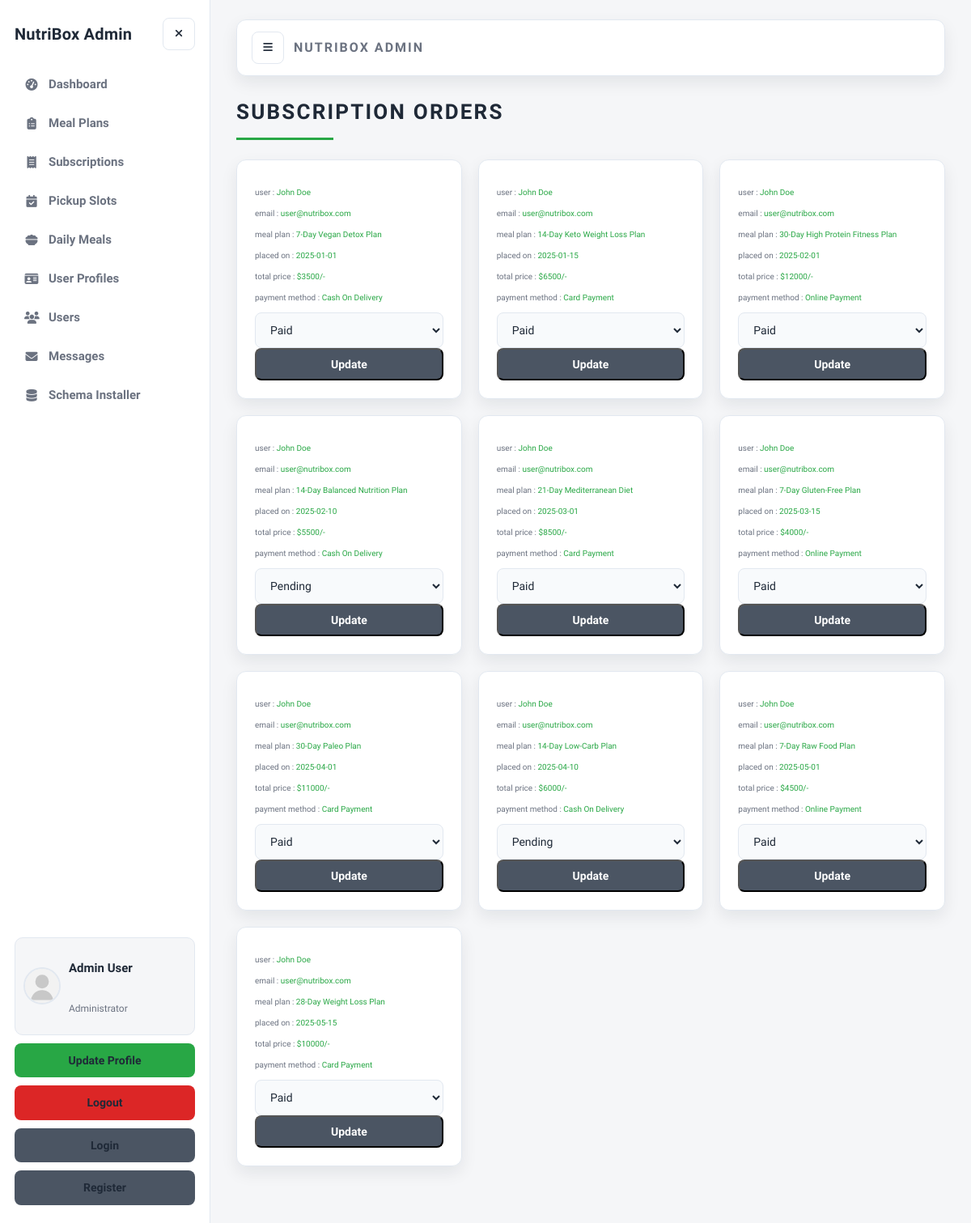
Page /admin/admin_orders.php (signed in) on the committed database.
### tables this page shows
CREATE TABLE IF NOT EXISTS users (
  id INT(100) NOT NULL AUTO_INCREMENT,
  name VARCHAR(100) NOT NULL,
  email VARCHAR(100) NOT NULL,
  password VARCHAR(255) NOT NULL,
  user_type VARCHAR(20) NOT NULL DEFAULT 'user',
  image VARCHAR(100) NOT NULL DEFAULT 'default-avatar.svg',
  PRIMARY KEY (id),
  UNIQUE KEY unique_email (email)
);

CREATE TABLE IF NOT EXISTS subscription_orders (
  id INT(100) NOT NULL AUTO_INCREMENT,
  user_id INT(100) NOT NULL,
  meal_plan_id INT(100) NOT NULL,
  plan_summary VARCHAR(1000) NOT NULL,
  total_price INT(100) NOT NULL,
  payment_method VARCHAR(50) NOT NULL,
  placed_on DATE NOT NULL,
  payment_status VARCHAR(20) NOT NULL DEFAULT 'Paid',
  PRIMARY KEY (id),
  KEY idx_user_id (user_id)
);

CREATE TABLE IF NOT EXISTS meal_plans (
  id INT(100) NOT NULL AUTO_INCREMENT,
  name VARCHAR(100) NOT NULL,
  description VARCHAR(500) NOT NULL,
  price INT(100) NOT NULL,
  duration INT(10) NOT NULL COMMENT 'Duration in days',
  calories INT(10) NOT NULL,
  diet_type VARCHAR(50) NOT NULL,
  image VARCHAR(100) NOT NULL,
  PRIMARY KEY (id)
);

### admin/admin_orders.php (the view, shortened to what this page needs)
<?php
@include '../config.php';
?>
<!DOCTYPE html>
<html lang="en">
<head>
   <link rel="stylesheet" href="https://cdnjs.cloudflare.com/ajax/libs/font-awesome/6.1.1/css/all.min.css">
   <link rel="stylesheet" href="css/admin_style.css">
</head>
<body class="admin-body">
<?php include 'admin_header.php'; ?>
<section class="placed-orders">
   <h1 class="title">subscription orders</h1>
   <div class="box-container">
      <?php
         $select_orders = $conn->prepare(
            "SELECT so.*, u.name AS user_name, u.email AS user_email, m.name AS meal_name
             FROM `subscription_orders` AS so
             LEFT JOIN `users` AS u ON so.user_id = u.id
             LEFT JOIN `meal_plans` AS m ON so.meal_plan_id = m.id"
         );
         $select_orders->execute();
         if($select_orders->rowCount() > 0){
            while($fetch_orders = $select_orders->fetch(PDO::FETCH_ASSOC)){
      ?>
      <div class="box">
         <p> user : <span><?= $fetch_orders['user_name']; ?></span> </p>
         <p> email : <span><?= $fetch_orders['user_email']; ?></span> </p>
         <p> meal plan : <span><?= $fetch_orders['meal_name'] !== null ? $fetch_orders['meal_name'] : $fetch_orders['plan_summary']; ?></span> </p>
         <p> placed on : <span><?= $fetch_orders['placed_on']; ?></span> </p>
         <p> total price : <span>$<?= $fetch_orders['total_price']; ?>/-</span> </p>
         <p> payment method : <span><?= $fetch_orders['payment_method']; ?></span> </p>
         <form action="" method="POST">
            <select name="update_payment" class="drop-down">
               <option value="" selected disabled><?= $fetch_orders['payment_status']; ?></option>
            </select>
            <div class="flex-btn">
               <input type="submit" name="update_order" class="option-btn" value="update">
            </div>
         </form>
      </div>
      <?php
         }
      }else{
         echo '<p class="empty">no subscription orders placed yet!</p>';
      }
      ?>
   </div>
</section>
<?php include "admin_footer.php"; ?>
</body>
</html>

### admin/admin_sidebar.php (shortened to what this page needs)
<?php
function admin_nav_link($label, $href, $icon, $aliases = [])
{
    $current_page = basename($_SERVER["PHP_SELF"]);
    $active = in_array($current_page, array_merge([$href], $aliases), true);
    $active_class = $active ? " active" : "";
    echo '<a class="nav-link' .
        $active_class .
        '" href="' .
        $href .
        '"><i class="fas ' .
        $icon .
        '"></i><span>' .
        $label .
        "</span></a>";
}
?>
<aside class="admin-sidebar">
   <div class="sidebar-brand">
      <a href="admin_page.php" class="logo">NutriBox Admin</a>
      <button class="icon-btn sidebar-close" type="button" data-sidebar-toggle aria-label="Close sidebar">
         <i class="fas fa-times"></i>
      </button>
   </div>
   <nav class="sidebar-nav">
      <?php
      admin_nav_link("Dashboard", "admin_page.php", "fa-gauge-high");
      ?>
   </nav>
   <div class="sidebar-footer">
      <?php
      $select_profile = $conn->prepare("SELECT * FROM `users` WHERE id = ?");
      $select_profile->execute([$admin_id]);
      $fetch_profile = $select_profile->fetch(PDO::FETCH_ASSOC);
      ?>
      <div class="profile-card">
         <img src="../uploaded_img/<?= $fetch_profile["image"] ?>" alt="">
         <div class="profile-info">
            <p class="profile-name"><?= $fetch_profile["name"] ?></p>
            <p class="profile-role">Administrator</p>
         </div>
      </div>
      <a href="admin_update_profile.php" class="btn">update profile</a>
      <a href="../user/logout.php" class="delete-btn">logout</a>
      <div class="flex-btn">
         <a href="login.php" class="option-btn">login</a>
         <a href="register.php" class="option-btn">register</a>
      </div>
   </div>
</aside>

### rows in the picture
users: image (placeholder picture), name "Admin User"
subscription_orders: user.name "John Doe", user.email "user@nutribox.com", meal_plan.name "7-Day Vegan Detox Plan", placed_on "2025-01-01", total_price "3500", payment_method "Cash On Delivery", update_payment "Paid"
subscription_orders: user.name "John Doe", user.email "user@nutribox.com", meal_plan.name "14-Day Keto Weight Loss Plan", placed_on "2025-01-15", total_price "6500", payment_method "Card Payment", update_payment "Paid"
subscription_orders: user.name "John Doe", user.email "user@nutribox.com", meal_plan.name "30-Day High Protein Fitness Plan", placed_on "2025-02-01", total_price "12000", payment_method "Online Payment", update_payment "Paid"
subscription_orders: user.name "John Doe", user.email "user@nutribox.com", meal_plan.name "14-Day Balanced Nutrition Plan", placed_on "2025-02-10", total_price "5500", payment_method "Cash On Delivery", update_payment "Pending"
subscription_orders: user.name "John Doe", user.email "user@nutribox.com", meal_plan.name "21-Day Mediterranean Diet", placed_on "2025-03-01", total_price "8500", payment_method "Card Payment", update_payment "Paid"
subscription_orders: user.name "John Doe", user.email "user@nutribox.com", meal_plan.name "7-Day Gluten-Free Plan", placed_on "2025-03-15", total_price "4000", payment_method "Online Payment", update_payment "Paid"
subscription_orders: user.name "John Doe", user.email "user@nutribox.com", meal_plan.name "30-Day Paleo Plan", placed_on "2025-04-01", total_price "11000", payment_method "Card Payment", update_payment "Paid"
subscription_orders: user.name "John Doe", user.email "user@nutribox.com", meal_plan.name "14-Day Low-Carb Plan", placed_on "2025-04-10", total_price "6000", payment_method "Cash On Delivery", update_payment "Pending"
subscription_orders: user.name "John Doe", user.email "user@nutribox.com", meal_plan.name "7-Day Raw Food Plan", placed_on "2025-05-01", total_price "4500", payment_method "Online Payment", update_payment "Paid"
subscription_orders: user.name "John Doe", user.email "user@nutribox.com", meal_plan.name "28-Day Weight Loss Plan", placed_on "2025-05-15", total_price "10000", payment_method "Card Payment", update_payment "Paid"

### other values in the picture
$label "Dashboard Meal Plans Subscriptions Pickup Slots Daily Meals User Profiles Users Messages Schema Installer"
